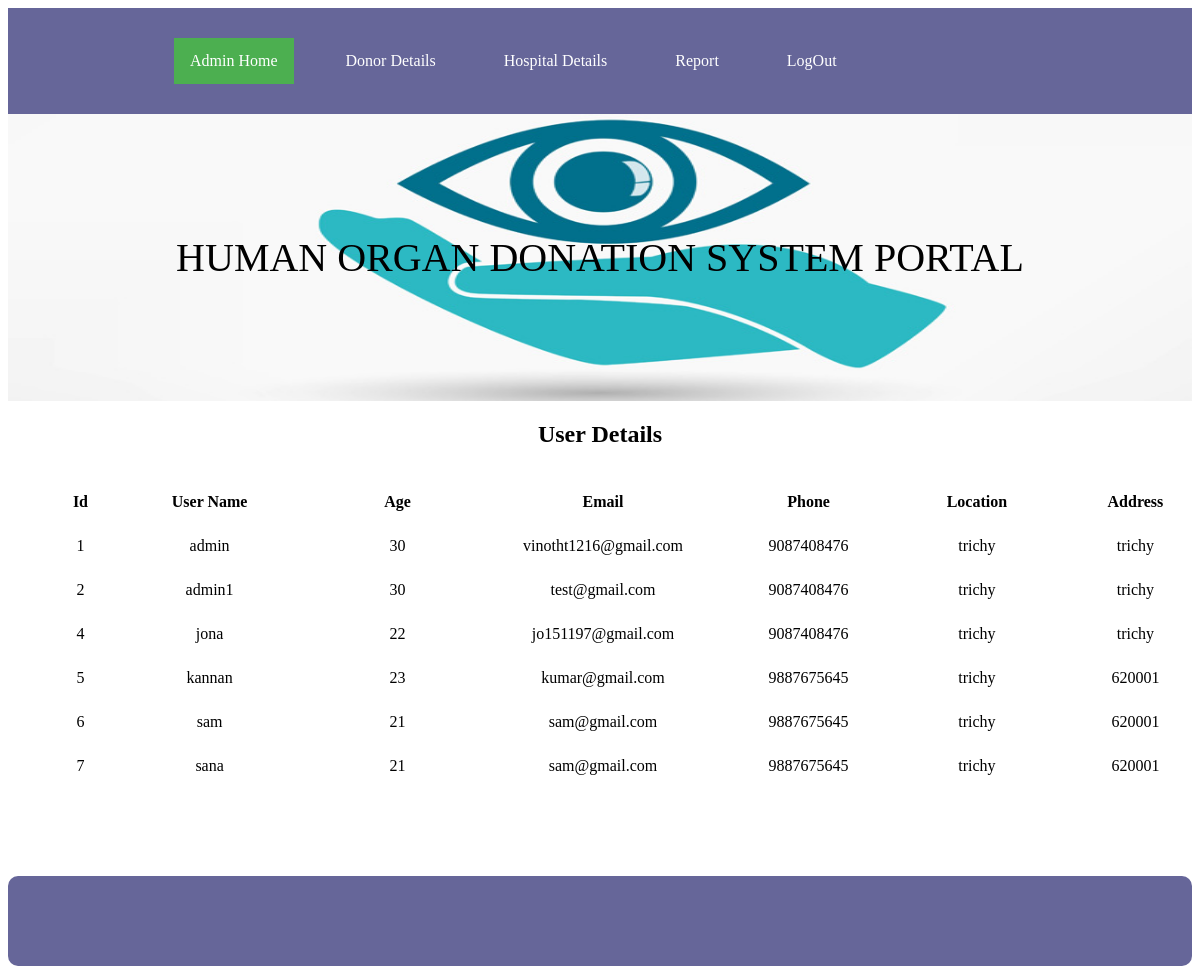
Page /adminhome.php on the committed database.
### tables this page shows
CREATE TABLE `register` (
  `id` int(50) NOT NULL,
  `name` varchar(50) NOT NULL,
  `gender` varchar(50) NOT NULL,
  `age` varchar(50) NOT NULL,
  `email` varchar(50) NOT NULL,
  `phone` varchar(50) NOT NULL,
  `loc` varchar(50) NOT NULL,
  `address` varchar(200) NOT NULL,
  `uname` varchar(50) NOT NULL,
  `psw` varchar(50) NOT NULL
);

### adminhome.php (the view, shortened to what this page needs)
<?php
 	include("dbconnect.php");
	extract($_POST);
	?>
<html>
</head>
<ul>
	 <li><a href="#">&nbsp; &nbsp; &nbsp; &nbsp; &nbsp;</a></li>
	  <li><a href="#">&nbsp; &nbsp; &nbsp; &nbsp; &nbsp;</a></li>
  <li><a class="active" href="adminhome.php">Admin Home</a></li>
  <li><a href="#">&nbsp;</a></li>
  <li><a href="dview.php">Donor Details</a></li>
   <li><a href="#">&nbsp;</a></li>
  <li><a href="hview.php">Hospital Details</a></li>
  <li><a href="#">&nbsp;</a></li>
  <li><a href="report.php">Report</a></li>
  <li><a href="#">&nbsp;</a></li>
   <li><a href="index.php">LogOut</a></li>
</ul>
<div id="bg1"><p>HUMAN ORGAN DONATION SYSTEM PORTAL </p></div>
	<h2 align="center"> User Details</h2>
		<table width="102%" align="center">
	<tr>
		<td colspan="10">&nbsp;</td>
		</tr>
		    <tr>
          <td width="2%">&nbsp;</td>
          <td width="3%"><div align="center" class="style6"><strong>Id</strong> </div></td>
		   <td width="10%"><div align="center" class="style6"><strong>User Name</strong> </div></td>
		    <td width="9%"><div align="center" class="style6"><strong>Age</strong> </div></td>
			 <td width="9%"><div align="center" class="style6"><strong>Email</strong> </div></td>
			  <td width="9%"><div align="center" class="style6"><strong>Phone</strong> </div></td>
			 <td width="8%"><div align="center" class="style6"><strong>Location</strong> </div></td>
			  <td width="8%"><div align="center" class="style6"><strong>Address</strong> </div></td>
        </tr>
		<tr>
		<td colspan="10">&nbsp;</td>
		</tr>
		<?php
		$qry=mysqli_query($conn,"select * from register");
		while($row=mysqli_fetch_array($qry))
		{
		?>
        <tr>
		 <td width="2%">&nbsp;</td>
		    <td><div align="center"><?php echo $row['id'];?></div></td>
		   <td><div align="center"><?php echo $row['name'];?></div></td>
		   <td><div align="center"><?php echo $row['age'];?></div></td>
			   <td><div align="center"><?php echo $row['email'];?></div></td>
			   <td><div align="center"><?php echo $row['phone'];?></div></td>
			   <td><div align="center"><?php echo $row['loc'];?></div></td>
			   <td><div align="center"><?php echo $row['address'];?></div></td>
        </tr>
		 <tr>
		  	 	<td>&nbsp;</td>
		   		<td>&nbsp;</td>
				<td>&nbsp;</td>
			 	<td>&nbsp;</td>
			 	<td>&nbsp;</td>
			 	<td>&nbsp;</td>
				<td>&nbsp;</td>
		</tr>
        <?php
		}
		?>
				<tr>
		<td colspan="10" align="center">&nbsp;</td>
		</tr>
</table>
<div> &nbsp;</div>
<br>
<br>
<div id="footer"> <strong></strong></div>

### adminhome.php (style rules this page uses)
p { color:#000000; text-align: center; text-transform: uppercase; font-size:40px; }
ul { list-style-type: none; margin: 0; padding: 30px; overflow: hidden; background-color: #666699; position: -webkit-sticky; position: sticky; top: 0; border-radius:0px; }
li { float: left; }
li a { display: block; color: white; text-align: center; padding: 14px 16px; text-decoration: none; }
.active { background-color: #4CAF50; }
#footer { padding: 45px; background: #666699; background-repeat: no-repeat; background-size: 1420px 100px; border-radius:10px; text-align:center; text-decoration:blink; font-family: Arial; font-size:15px; }
#bg1 { padding:80px; background:url("images/1.jpg"); background-repeat: no-repeat; background-size: 100% 300px; border-radius:5px; border-radius:0px; font-size:35px; }

### rows in the picture
register: id "1", name "admin", age "30", email "vinotht1216@gmail.com", phone "9087408476", loc "trichy", address "trichy"
register: id "2", name "admin1", age "30", email "test@gmail.com", phone "9087408476", loc "trichy", address "trichy"
register: id "4", name "jona", age "22", email "jo151197@gmail.com", phone "9087408476", loc "trichy", address "trichy"
register: id "5", name "kannan", age "23", email "kumar@gmail.com", phone "9887675645", loc "trichy", address "620001"
register: id "6", name "sam", age "21", email "sam@gmail.com", phone "9887675645", loc "trichy", address "620001"
register: id "7", name "sana", age "21", email "sam@gmail.com", phone "9887675645", loc "trichy", address "620001"
